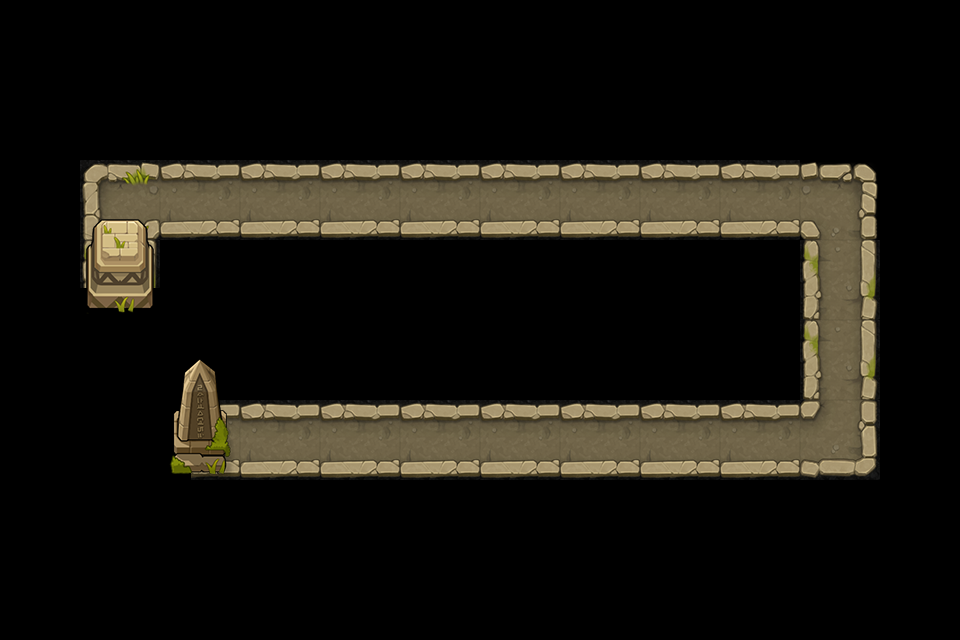

A 2D game scene composited from a Tiled map and its tileset images. What follows is a short description and the map's XML, with each tile layer's data collapsed to a summary:
An orthogonal 12x8 tile map with 80x80 px tiles, 2 tile layers (road, object) and 11 objects (P0, P1, P2, P3, O0, ...).

<map version="1.0" tiledversion="1.0.3" orientation="orthogonal" renderorder="right-down" width="12" height="8" tilewidth="80" tileheight="80" nextobjectid="13">
 <tileset firstgid="1" name="huangye" tilewidth="80" tileheight="80" tilecount="15" columns="5">
  <image source="huangye.png" width="400" height="240" />
 </tileset>
 <layer name="road" width="12" height="8">
  <data>[96 cells, 22 non-empty, 7 distinct tile ids]</data>
 </layer>
 <layer name="object" width="12" height="8">
  <data>[96 cells, 4 non-empty, 4 distinct tile ids]</data>
 </layer>
 <objectgroup name="path" visible="0">
  <object id="1" name="P0" x="120" y="200" />
  <object id="2" name="P1" x="840" y="200" />
  <object id="3" name="P2" x="840" y="440" />
  <object id="4" name="P3" x="240" y="440" />
  <object id="5" name="O0" x="80" y="80" width="880" height="80" />
  <object id="6" name="O1" x="160" y="240" width="640" height="80" />
  <object id="7" name="O2" x="240" y="320" width="560" height="80" />
  <object id="8" name="O3" x="0" y="80" width="80" height="400" />
  <object id="10" name="O4" x="80" y="320" width="80" height="160" />
  <object id="11" name="O5" x="80" y="480" width="800" height="80" />
  <object id="12" name="O6" x="880" y="160" width="80" height="320" />
 </objectgroup>
</map>
